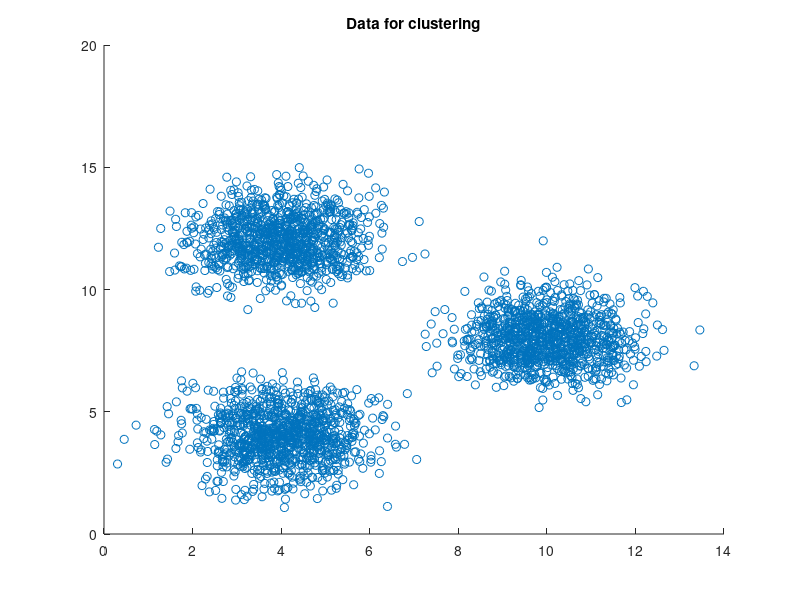
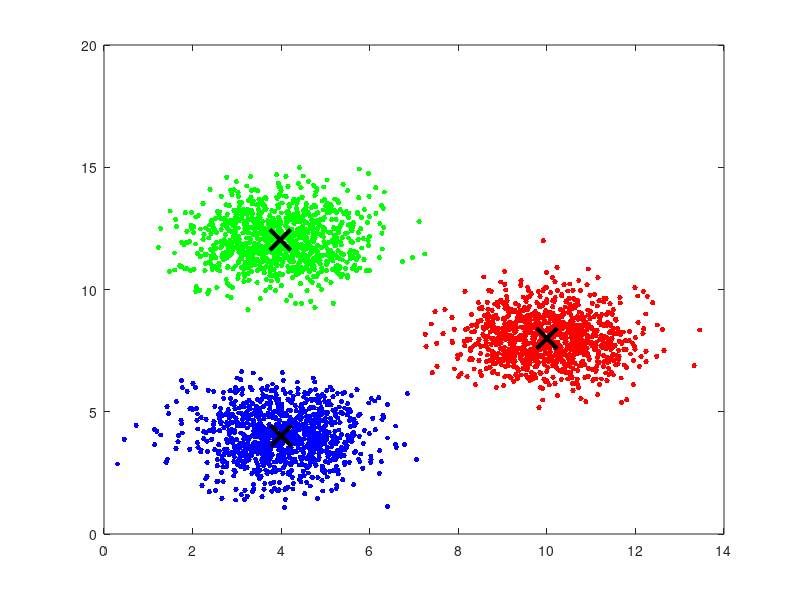

MATLAB code for these plots, in order: (Note: this script raises an error after producing the figures.)
%% Generating data for K-means

% Generate three separate clusters
x1=1*randn(1000,2)+repmat([4,4],[1000,1]);
x2=1*randn(1000,2)+repmat([4,12],[1000,1]);
x3=1*randn(1000,2)+repmat([10,8],[1000,1]);

data=[x1;x2;x3];

%% Display the data
figure(1)
scatter(data(:,1),data(:,2))
title 'Data for clustering'

%% Perform K-means
[idx,C]= kmeans(data,3);

%% Uncomment this section to test your code
%C0=[4,1;4,7;12,7];
%[idx,C]= myKmeans(data,C0,3);
%% Plot results
figure(2);
plot(data(idx==1,1),data(idx==1,2),'r.','MarkerSize',12)
hold on
plot(data(idx==2,1),data(idx==2,2),'b.','MarkerSize',12)
hold on
plot(data(idx==3,1),data(idx==3,2),'g.','MarkerSize',12)
hold on
plot(C(:,1),C(:,2),'kx',...
     'MarkerSize',15,'LineWidth',3)
legend('Cluster 1','Cluster 2','Cluster 3','Centroids',...
       'Location','NW')
title 'Cluster Assignments and Centroids'
hold off